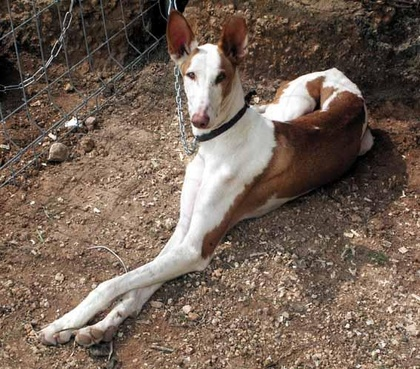
%> input picture Image Processing/test_functions/dog1.jpg, 420 x 369 px, shrunk from 567 x 498 before the run
$ octave --eval "result = prewitt_edges(imread('../test_functions/dog1.jpg'));"   (GNU Octave 9; MATLAB toolbox functions it lacks are replaced by stand-ins)
%> lines starting %> are read from the running program, lines starting %| are printed output that depends on the picture
### Image Processing/show_imgs.m
function show_imgs(varargin)
% this function takes in any number of images and waits a specified period
% of time between showing each one

for i = 1:size(varargin, 2)
    if size(varargin{i}, 3) > 3
        imgs = varargin{i};
        for j = 1:size(varargin{i}, 3)
            imshow(imgs(:,:,j))
            pause(1.5)
        end
    else
        imshow(varargin{i})
        pause(1.5)
    end
end

### Image Processing/Early Development Files/prewitt_edges.m
function [prewitt1, prewitt2] = prewitt_edges(img)
% test the prewitt edge detectors

h = fspecial('prewitt');
prewitt1 = imfilter(img, h);
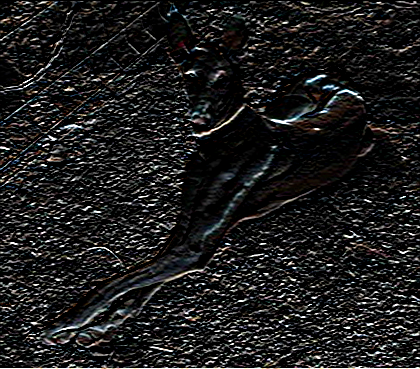
%> prewitt1: size 369x420x3 uint8; mean R, G, B 29.7, 29.6, 29.5

h = fspecial('prewitt')';
prewitt2 = imfilter(img, h);
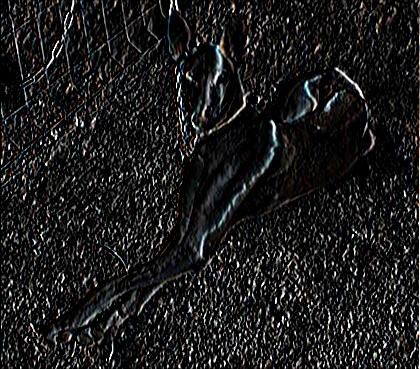
%> prewitt2: size 369x420x3 uint8; mean R, G, B 28.1, 27.9, 27.9

show_imgs(prewitt1);
show_imgs(prewitt2);

$ run again, on Image Processing/test_functions/dog2.jpg
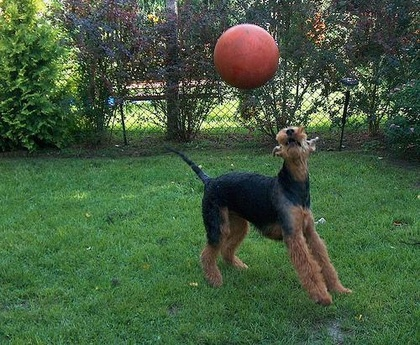
%> input picture Image Processing/test_functions/dog2.jpg, 420 x 345 px, shrunk from 500 x 411 before the run
%> in prewitt_edges, `prewitt1 = imfilter(img, h);`:
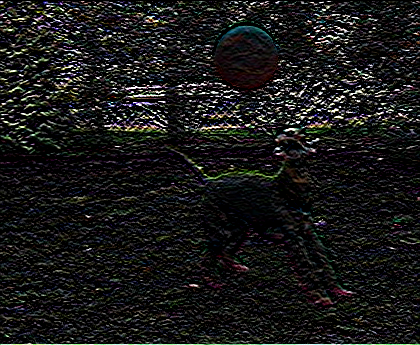
%> prewitt1: size 345x420x3 uint8; mean R, G, B 24.9, 25, 24.4
%> in prewitt_edges, `prewitt2 = imfilter(img, h);`:
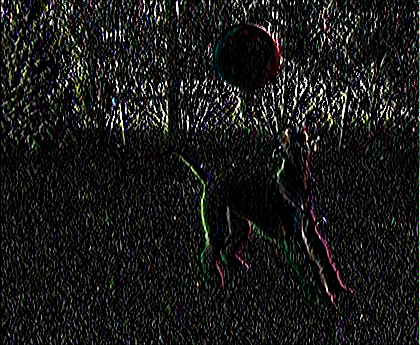
%> prewitt2: size 345x420x3 uint8; mean R, G, B 25, 25.2, 24.5

$ run again, on Image Processing/test_functions/dog3.jpg
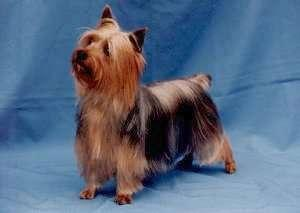
%> input picture Image Processing/test_functions/dog3.jpg, 300 x 213 px
%> in prewitt_edges, `prewitt1 = imfilter(img, h);`:
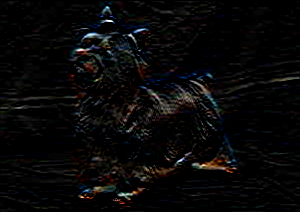
%> prewitt1: size 213x300x3 uint8; mean R, G, B 9.4, 8.9, 9.1
%> in prewitt_edges, `prewitt2 = imfilter(img, h);`:
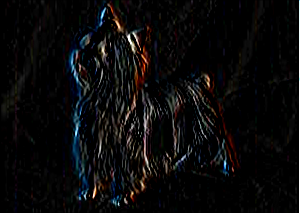
%> prewitt2: size 213x300x3 uint8; mean R, G, B 10.6, 10.1, 10.5
